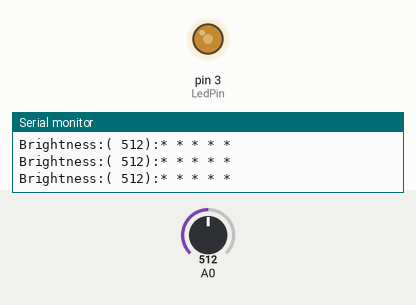
Simulated run of this sketch. Board: Arduino Uno, built with avr-gcc and run on an emulated ATmega328P. On the bench: output pins drawn as LEDs (lit = HIGH), the last lines printed to the serial monitor. The test bench sets the inputs (shaded band); at power-on: A0 = 512.

Above: at 1.2 s.
1.3 s: A0 set to 306
At 2.5 s:
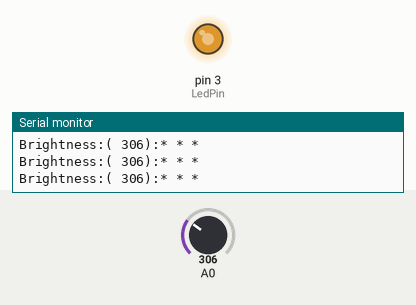
2.8 s: A0 set to 122
At 4.0 s:
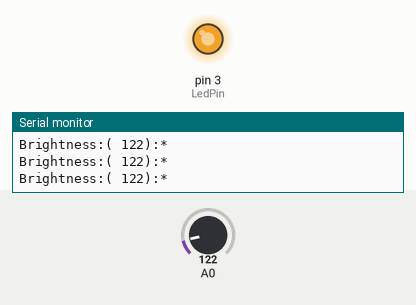
4.3 s: A0 set to 900
At 5.4 s:
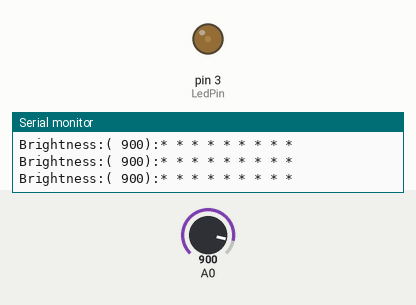
5.8 s: A0 set to 1023
At 6.8 s:
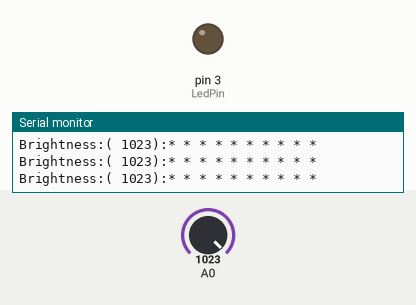
Timing chart, 0 to 8.3 s (numbered marks = the images above; inputs shaded):
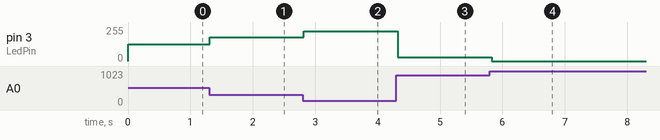

Measured:
- after the input at 1.3 s, pin 3 (LedPin): 127/255 → 179/255 at once
- after the input at 2.8 s, pin 3 (LedPin): 179/255 → 225/255 at once
- after the input at 4.3 s, pin 3 (LedPin): 225/255 → 30/255 at once
- after the input at 5.8 s, pin 3 (LedPin): 30/255 → 0/255 at once

The sketch:

ngt_light_sensor_PWM.ino
```cpp
// Wiring: Module Pin ==> Arduino Pin
//               Vout ==> A0
#define LedPin 3

void setup()
{
 //   pinMode(LedPin,OUTPUT);
    Serial.begin(9600);            //setup uart baud rate
}

void loop()
{
    int cds;
    cds=analogRead(A0);           //read A0 pin value in the cds.
    analogWrite(LedPin,255-(cds/4)) ;
    Serial.print("Brightness:( ");
    Serial.print(cds);
    Serial.print("):");
    switch(cds/100)
    {
       case 10:
           Serial.println("* * * * * * * * * *");
           break;
       case 9:
           Serial.println("* * * * * * * * *");
           break;
       case 8:
           Serial.println("* * * * * * * *");
           break;
       case 7:
           Serial.println("* * * * * * *");
           break;
       case 6:
           Serial.println("* * * * * *");
           break;
       case 5:
           Serial.println("* * * * *");
           break;
       case 4:
           Serial.println("* * * *");
           break;
       case 3:
           Serial.println("* * *");
           break;
       case 2:
           Serial.println("* *");
           break;
       case 1:
           Serial.println("*");
           break;
    }

    delay(100);
}
```
